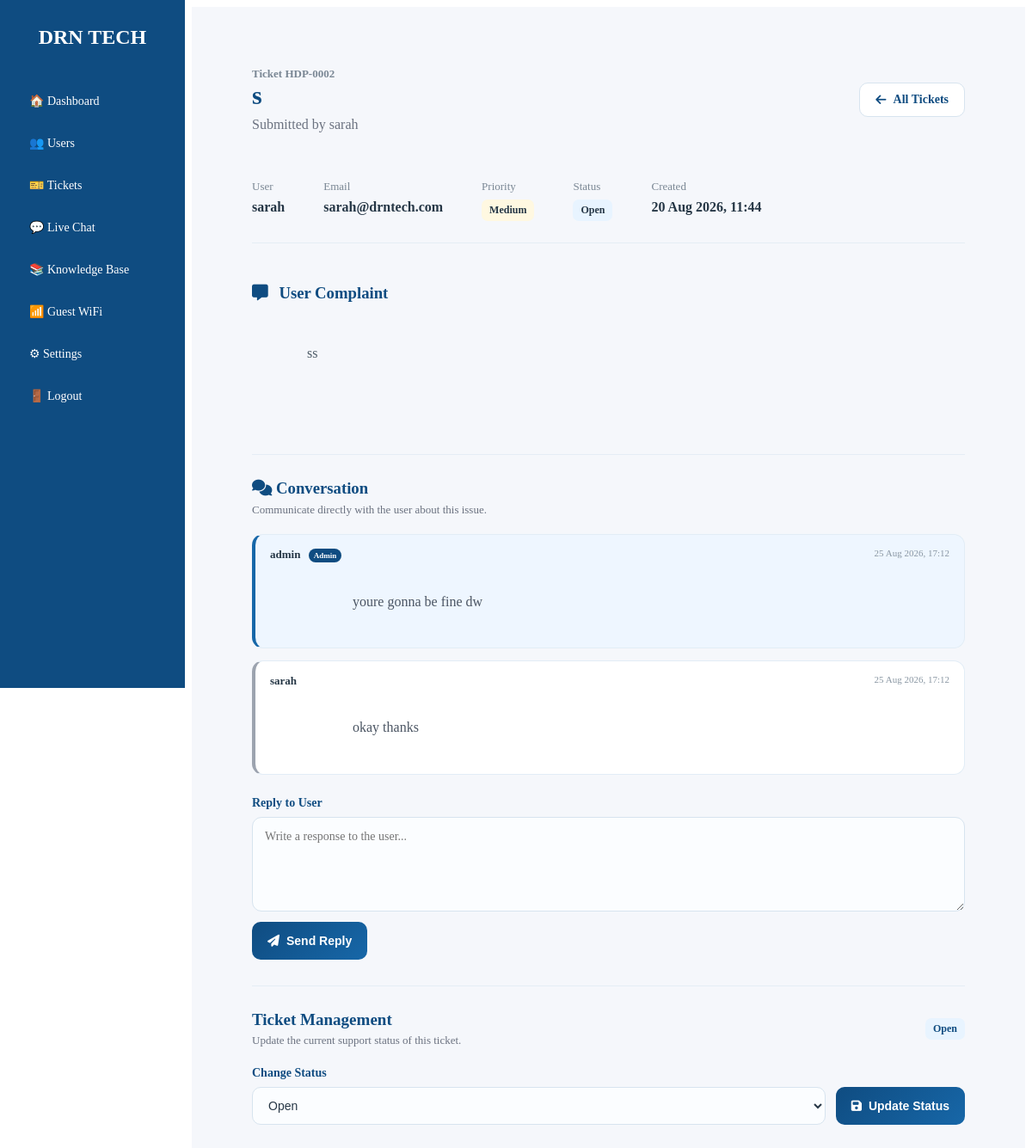
Screenshot of /admin/ticket/2 (signed in) with the database file from the repository.
### app.py (models this page shows, shortened)
class Ticket(db.Model):
    id = db.Column(
        db.Integer,
        primary_key=True,
    )
    ticket_number = db.Column(
        db.Integer,
        nullable=False,
    )
    subject = db.Column(
        db.String(200),
        nullable=False,
    )
    description = db.Column(
        db.Text,
        nullable=False,
    )
    priority = db.Column(
        db.String(20),
        nullable=False,
        default="Medium",
    )
    status = db.Column(
        db.String(20),
        nullable=False,
        default="Open",
    )
    created_at = db.Column(
        db.DateTime,
        default=datetime.utcnow,
    )
    user_id = db.Column(
        db.Integer,
        db.ForeignKey("user.id"),
        nullable=False,
    )
    user = db.relationship(
        "User",
        backref=db.backref(
            "tickets",
            lazy=True,
        ),
    )

class User(UserMixin, db.Model):
    id = db.Column(
        db.Integer,
        primary_key=True,
    )
    username = db.Column(
        db.String(100),
        nullable=False,
    )
    email = db.Column(
        db.String(120),
        unique=True,
        nullable=False,
    )
    password = db.Column(
        db.String(255),
        nullable=False,
    )
    is_admin = db.Column(
        db.Boolean,
        default=False,
        nullable=False,
    )
    is_active = db.Column(
        db.Boolean,
        default=True,
        nullable=False,
    )

class TicketReply(db.Model):
    id = db.Column(
        db.Integer,
        primary_key=True,
    )
    message = db.Column(
        db.Text,
        nullable=False,
    )
    created_at = db.Column(
        db.DateTime,
        default=datetime.utcnow,
        nullable=False,
    )
    ticket_id = db.Column(
        db.Integer,
        db.ForeignKey("ticket.id"),
        nullable=False,
    )
    user_id = db.Column(
        db.Integer,
        db.ForeignKey("user.id"),
        nullable=False,
    )
    ticket = db.relationship(
        "Ticket",
        backref=db.backref(
            "replies",
            lazy=True,
            cascade="all, delete-orphan",
        ),
    )
    author = db.relationship(
        "User",
    )

### app.py (the view)
@app.route("/admin/ticket/<int:ticket_id>")
@admin_required
def admin_ticket_details(ticket_id):
    ticket = Ticket.query.get_or_404(
        ticket_id
    )
    replies = TicketReply.query.filter_by(
        ticket_id=ticket.id
    ).order_by(
        TicketReply.created_at.asc()
    ).all()
    return render_template(
        "admin/ticket_details.html",
        ticket=ticket,
        replies=replies,
    )

### app.py (called while the page is built, shortened)
@login_manager.user_loader
def load_user(user_id):
    user = db.session.get(User, int(user_id))
    if not user:
        return None
    if not user.is_active:
        return None
    return user

def admin_required(f):
    @wraps(f)
    @login_required
    def decorated_function(*args, **kwargs):
        return f(*args, **kwargs)
    return decorated_function

### templates/admin/ticket_details.html (shortened to what this page needs)
{% extends "base.html" %}
{% block content %}
<div class="admin-page">
    <div class="admin-header">
        <div>
            <span class="ticket-number">
                Ticket HDP-{{ "%04d"|format(ticket.id) }}
            </span>
            <h1>{{ ticket.subject }}</h1>
            <p>
                Submitted by {{ ticket.user.username }}
            </p>
        </div>
        <a
            href="{{ url_for('admin_tickets') }}"
            class="secondary-action-btn"
        >
            <i class="fa-solid fa-arrow-left"></i>
            All Tickets
        </a>
    </div>
    <div class="admin-card">
        <div class="ticket-details-meta">
            <div class="ticket-meta-item">
                <span>User</span>
                <strong>{{ ticket.user.username }}</strong>
            </div>
            <div class="ticket-meta-item">
                <span>Email</span>
                <strong>{{ ticket.user.email }}</strong>
            </div>
            <div class="ticket-meta-item">
                <span>Priority</span>
                <strong
                    class="priority-badge
                    priority-{{ ticket.priority|lower }}"
                >
                    {{ ticket.priority }}
                </strong>
            </div>
            <div class="ticket-meta-item">
                <span>Status</span>
                <strong
                    class="status-badge
                    status-{{ ticket.status|lower|replace(' ', '-') }}"
                >
                    {{ ticket.status }}
                </strong>
            </div>
            <div class="ticket-meta-item">
                <span>Created</span>
                <strong>
                    {{ ticket.created_at.strftime('%d %b %Y, %H:%M') }}
                </strong>
            </div>
        </div>
        <div class="ticket-description">
            <h3>
                <i class="fa-solid fa-message"></i>
                User Complaint
            </h3>
            <p>
                {{ ticket.description }}
            </p>
        </div>
<div class="ticket-conversation">
    <div class="conversation-header">
        <h3>
            <i class="fa-solid fa-comments"></i>
            Conversation
        </h3>
        <p>
            Communicate directly with the user about this issue.
        </p>
    </div>
    <div class="conversation-thread">
        {% if replies %}
            {% for reply in replies %}
                <div
                    class="conversation-message
                    {% if reply.author.is_admin %}
                        admin-message
                    {% else %}
                        user-message
                    {% endif %}"
                >
                    <div class="message-header">
                        <strong>
                            {% if reply.author.is_admin %}
                                {{ reply.author.username }}
                                <span class="message-role">
                                    Admin
                                </span>
                            {% else %}
                                {{ reply.author.username }}
                            {% endif %}
                        </strong>
                        <span>
                            {{ reply.created_at.strftime('%d %b %Y, %H:%M') }}
                        </span>
                    </div>
                    <p>
                        {{ reply.message }}
                    </p>
                </div>
            {% endfor %}
        {% else %}
            <div class="conversation-empty">
                No replies yet.
            </div>
        {% endif %}
    </div>
    <form
        method="POST"
        action="{{ url_for(
            'admin_reply_to_ticket',
            ticket_id=ticket.id
        ) }}"
        class="ticket-reply-form"
    >
        <label for="message">
            Reply to User
        </label>
        <textarea
            id="message"
            name="message"
            placeholder="Write a response to the user..."
            required
        ></textarea>
        <button
            type="submit"
            class="admin-status-btn"
        >
            <i class="fa-solid fa-paper-plane"></i>
            Send Reply
        </button>
    </form>
</div>
<div class="admin-ticket-management">
    <div class="admin-ticket-management-header">
        <div>
            <h3>Ticket Management</h3>
            <p>
                Update the current support status of this ticket.
            </p>
        </div>
        <span
            class="status-badge
            status-{{ ticket.status|lower|replace(' ', '-') }}"
        >
            {{ ticket.status }}
        </span>
    </div>
    <form
        method="POST"
        action="{{ url_for(
            'admin_update_ticket_status',
            ticket_id=ticket.id
        ) }}"
        class="admin-status-form"
    >
        <label for="status">
            Change Status
        </label>
        <div class="admin-status-controls">
            <select
                name="status"
                id="status"
                required
            >
                <option
                    value="Open"
                    {% if ticket.status == "Open" %}selected{% endif %}
                >
                    Open
                </option>
            </select>
            <button
                type="submit"
                class="admin-status-btn"
            >
                <i class="fa-solid fa-floppy-disk"></i>
                Update Status
            </button>
        </div>
    </form>
</div>
        </div>
    </div>
{% endblock %}

### templates/base.html (shortened to what this page needs)
<link
    rel="stylesheet"
    href="{{ url_for('static', filename='css/dashboard.css') }}"
>
<link
    rel="stylesheet"
    href="{{ url_for('static', filename='css/admin.css') }}"
>
<link
    rel="stylesheet"
    href="https://cdnjs.cloudflare.com/ajax/libs/font-awesome/6.7.2/css/all.min.css"
>
<aside class="sidebar">
    <div class="logo">
        <h2>DRN TECH</h2>
    </div>
    <nav>
        {% if current_user.is_authenticated and current_user.is_admin %}
            <a href="{{ url_for('admin_dashboard') }}">
                🏠 Dashboard
            </a>
            <a href="{{ url_for('admin_users') }}">
                👥 Users
            </a>
            <a href="{{ url_for('admin_tickets') }}">
                🎫 Tickets
            </a>
            <a href="{{ url_for('chat') }}">
                💬 Live Chat
            </a>
            <a href="{{ url_for('knowledge') }}">
                📚 Knowledge Base
            </a>
            <a href="{{ url_for('guest') }}">
                📶 Guest WiFi
            </a>
            <a href="{{ url_for('settings') }}">
                ⚙ Settings
            </a>
        {% endif %}
        <a href="{{ url_for('logout') }}">
            🚪 Logout
        </a>
    </nav>
</aside>
<main class="main-content">
    {% block content %}
    {% endblock %}
</main>

### static/css/dashboard.css (style rules this page uses)
.sidebar { position: fixed; top: 0; left: 0; width: 215px; height: 100vh; background: #0F4C81; padding: 30px 20px; box-sizing: border-box; z-index: 1000; overflow-y: auto; }
.sidebar .logo { margin-bottom: 40px; text-align: center; }
.sidebar .logo h2 { margin: 0; color: #ffffff; font-size: 24px; font-weight: 700; }
.sidebar nav { display: flex; flex-direction: column; gap: 8px; }
.sidebar nav a { display: flex; align-items: center; gap: 10px; padding: 12px 14px; color: #ffffff; text-decoration: none; border-radius: 8px; font-size: 14px; font-weight: 500; transition: all 0.2s ease; }
.main-content { margin-left: 215px; min-height: 100vh; padding: 40px; box-sizing: border-box; background: #f5f7fb; }
.ticket-number { color: #7a8794; font-size: 13px; font-weight: 600; }
.ticket-details-meta { display: flex; flex-wrap: wrap; gap: 45px; padding: 25px 0; }
.ticket-meta-item { display: flex; flex-direction: column; gap: 7px; }
.ticket-meta-item > span { color: #7a8794; font-size: 13px; }
.ticket-meta-item strong { color: #263746; }
.ticket-description { border-top: 1px solid #e5edf5; padding: 28px 0; }
.ticket-description h3 { margin-bottom: 15px; color: #0F4C81; }
.ticket-description h3 i { margin-right: 8px; }
.ticket-description p { color: #4d5b67; line-height: 1.8; white-space: pre-wrap; }
.secondary-action-btn { display: inline-flex; align-items: center; justify-content: center; gap: 8px; padding: 11px 18px; border: 1px solid #d7e4ef; border-radius: 10px; background: #ffffff; color: #0F4C81; font-size: 14px; font-weight: 600; text-decoration: none; cursor: pointer; transition: all 0.25s ease; }
.ticket-conversation { margin-top: 30px; padding-top: 28px; border-top: 1px solid #e5edf5; }
.conversation-header { margin-bottom: 20px; }
.conversation-header h3 { margin: 0 0 6px; color: #0F4C81; }
.conversation-header p { margin: 0; color: #6b7280; font-size: 13px; }
.conversation-thread { display: flex; flex-direction: column; gap: 14px; margin-bottom: 25px; }
.conversation-message { padding: 15px 17px; border-radius: 13px; border: 1px solid #e2edf6; background: #f8fbff; }
.conversation-message.admin-message { border-left: 4px solid #1767A8; background: #eef6ff; }
.conversation-message.user-message { border-left: 4px solid #9ca3af; background: #ffffff; }
.message-header { display: flex; justify-content: space-between; gap: 15px; margin-bottom: 8px; }
.message-header strong { color: #263746; font-size: 13px; }
.message-header > span { color: #8a97a3; font-size: 11px; }
.message-role { margin-left: 6px; padding: 3px 6px; border-radius: 10px; background: #0F4C81; color: #ffffff; font-size: 9px; }
.conversation-message p { margin: 0; color: #4b5563; line-height: 1.6; white-space: pre-wrap; }
.ticket-reply-form label { display: block; margin-bottom: 8px; color: #0F4C81; font-size: 14px; font-weight: 600; }
.ticket-reply-form textarea { width: 100%; min-height: 110px; margin-bottom: 12px; padding: 14px; box-sizing: border-box; border: 1px solid #d7e4ef; border-radius: 11px; background: #fbfdff; font-family: inherit; font-size: 14px; resize: vertical; outline: none; }

### rows the page displays
Ticket: id "0002", subject "s", priority "Medium", status "Open", created_at "20 Aug 2026, 11:44", description "ss"
User: user.username "sarah", user.email "sarah@drntech.com"
TicketReply: author.username "admin", created_at "25 Aug 2026, 17:12", message "youre gonna be fine dw"
TicketReply: author.username "sarah", created_at "25 Aug 2026, 17:12", message "okay thanks"
